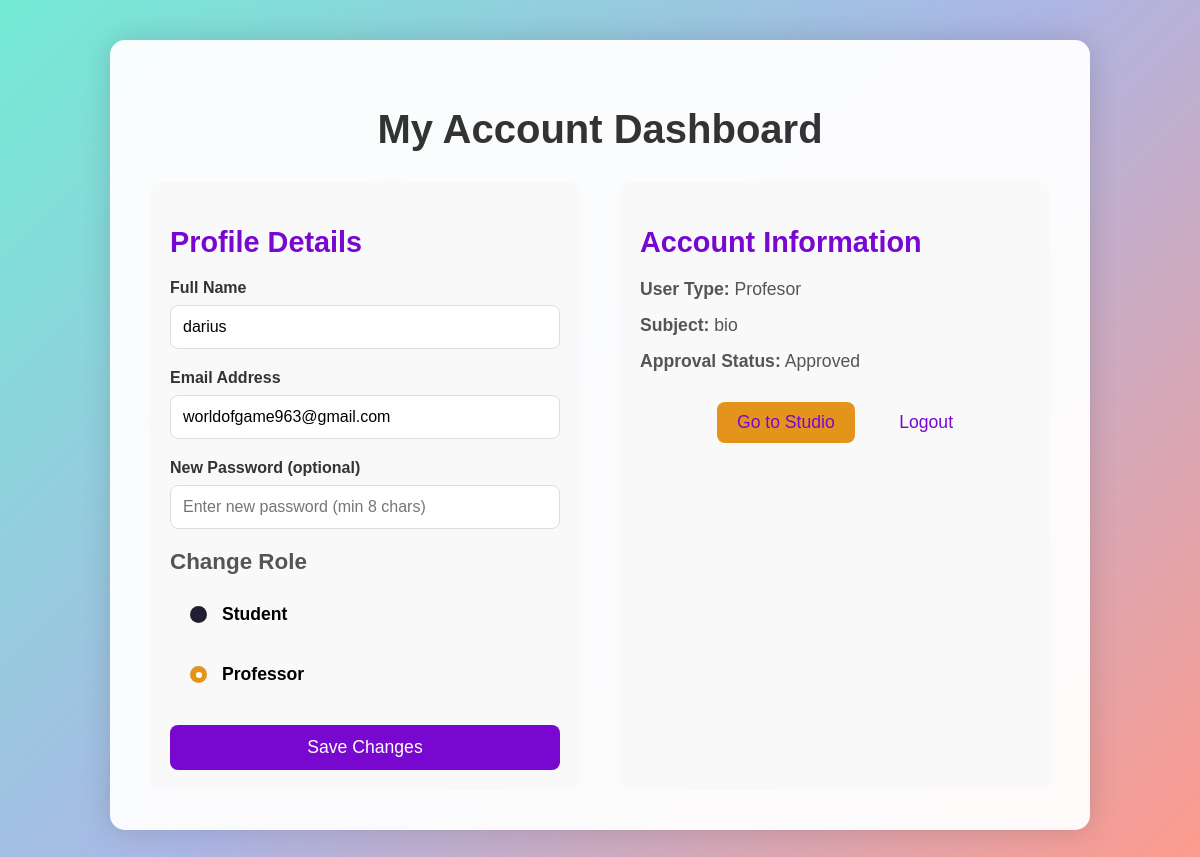
Page /account (signed in) on the committed database.
### models.py (models this page shows, shortened)
class User(db.Model, UserMixin):
    id = db.Column(db.Integer, primary_key=True)
    email = db.Column(db.String(120), unique=True, nullable=False)
    password = db.Column(db.String(120), nullable=False)
    name = db.Column(db.String(120), nullable=True)
    is_admin = db.Column(db.Boolean, default=False)
    user_type = db.Column(db.String(50), nullable=True)
    subject = db.Column(db.String(120), nullable=True)
    is_professor_approved = db.Column(db.Boolean, default=False)
    verification_token = db.Column(db.String(36), nullable=True)
    is_verified = db.Column(db.Boolean, default=False)
    last_login = db.Column(db.DateTime, nullable=True)
    @property
    def is_authenticated(self):
        return True

### AccountPage/routes.py (the view, shortened to what this page needs)
@account_bp.route('/account', methods=['GET', 'POST'])
@login_required
def account():
    user = User.query.get(current_user.id)
    if not user:
        flash('User not found.', 'error')
        return redirect(url_for('landing.index'))
    return render_template('account.html', user=user)

### app.py (called while the page is built)
@login_manager.user_loader
def load_user(user_id):
    user = User.query.get(int(user_id))
    if user and 'user_id' in session:
        user.last_login = datetime.utcnow()
        db.session.commit()
    return user

@app.after_request
def add_header(response):
    response.headers['Cache-Control'] = 'no-store, no-cache, must-revalidate, post-check=0, pre-check=0, max-age=0'
    response.headers['Pragma'] = 'no-cache'
    response.headers['Expires'] = '-1'
    if 'user_id' in session:
        response.set_cookie('logged_in', 'true', max_age=3600, httponly=True)
    else:
        response.set_cookie('logged_in', 'false', max_age=3600, httponly=True)
    return response

### Templates/account.html (shortened to what this page needs)
{% extends "account_base.html" %}
{% block content %}
    <h1>My Account Dashboard</h1>
    <div class="account-wrapper">
        <div class="profile-section">
            <h2>Profile Details</h2>
            <form method="POST">
                <div class="form-group">
                    <label for="name">Full Name</label>
                    <input type="text" id="name" name="name" value="{{ user.name or '' }}" required>
                </div>
                <div class="form-group">
                    <label for="email">Email Address</label>
                    <input type="email" id="email" name="email" value="{{ user.email }}" required>
                </div>
                <div class="form-group">
                    <label for="password">New Password (optional)</label>
                    <input type="password" id="password" name="password" placeholder="Enter new password (min 8 chars)">
                </div>
                <h3>Change Role</h3>
                <div class="radio-input">
                    <label class="label">
                        <input type="radio" id="elev" name="value-radio" value="elev" {% if user.user_type == 'elev' %}checked{% endif %}>
                        <p class="text">Student</p>
                    </label>
                    <label class="label">
                        <input type="radio" id="profesor" name="value-radio" value="profesor" {% if user.user_type == 'profesor' %}checked{% endif %}>
                        <p class="text">Professor</p>
                    </label>
                </div>
                <button type="submit">Save Changes</button>
            </form>
        </div>
        <div class="info-section">
            <h2>Account Information</h2>
            <p><strong>User Type:</strong> {{ user.user_type|capitalize or 'Not set' }}</p>
            <p><strong>Subject:</strong> {{ user.subject or 'Not set' }}</p>
            {% if user.user_type == 'profesor' %}
                <p><strong>Approval Status:</strong>
                    {% if user.is_professor_approved %}Approved{% else %}Pending Approval{% endif %}
                </p>
            {% endif %}
            <div class="actions">
                {% if user.user_type == 'profesor' and user.is_professor_approved %}
                    <a href="{{ url_for('studio.studio') }}" class="studio-link">Go to Studio</a>
                {% endif %}
                <a href="{{ url_for('login.logout') }}" class="logout-link">Logout</a>
            </div>
        </div>
    </div>
{% endblock %}

### static/account/style.css (style rules this page uses)
body { background: linear-gradient(135deg, #74ebd5, #acb6e5, #ff9a8b); min-height: 100vh; margin: 0; padding: 40px; font-family: Arial, sans-serif; }
h1 { text-align: center; color: #333; font-size: 2.5em; margin-bottom: 30px; }
.account-wrapper { display: flex; gap: 40px; }
.profile-section, .info-section { flex: 1; padding: 20px; background: #f9f9f9; border-radius: 10px; }
h2 { color: #7808d0; font-size: 1.8em; margin-bottom: 20px; }
h3 { color: #555; font-size: 1.4em; margin-top: 20px; margin-bottom: 15px; }
.form-group { margin: 20px 0; }
label { display: block; margin-bottom: 8px; font-weight: bold; color: #333; }
input[type="text"], input[type="email"], input[type="password"] { width: 100%; padding: 12px; border: 1px solid #ddd; border-radius: 8px; box-sizing: border-box; font-size: 1em; }
button { background: #7808d0; color: white; padding: 12px 25px; border: none; border-radius: 8px; cursor: pointer; width: 100%; margin-top: 25px; font-size: 1.1em; transition: background 0.3s; }
.info-section p { margin: 15px 0; color: #555; font-size: 1.1em; }
.actions { margin-top: 30px; text-align: center; }
.actions a { color: #7808d0; text-decoration: none; font-size: 1.1em; margin: 0 20px; }
.studio-link { background: #e4941b; color: white; padding: 10px 20px; border-radius: 8px; display: inline-block; }
.radio-input { display: flex; flex-direction: column; gap: 10px; }
.radio-input * { box-sizing: border-box; padding: 0; margin: 0; }
.radio-input label { display: flex; align-items: center; gap: 15px; padding: 0 20px; width: 220px; cursor: pointer; height: 50px; position: relative; }
.radio-input label::before { position: absolute; content: ""; top: 50%; left: 50%; transform: translate(-50%, -50%); width: 220px; height: 45px; z-index: -1; transition: all 0.3s cubic-bezier(0.68, -0.55, 0.265, 1.55); border-radius: 10px; border: 2px solid transparent; }
.radio-input .label:has(input:checked)::before { background-color: #3b2400; border-color: white; height: 50px; }
.radio-input .label .text { color: #000000; font-size: 1.1em; }
.radio-input .label input[type="radio"] { background-color: #202030; appearance: none; width: 17px; height: 17px; border-radius: 50%; display: flex; justify-content: center; align-items: center; }
.radio-input .label input[type="radio"]:checked { background-color: #e4941b; animation: pulse 0.7s forwards; }
.radio-input .label input[type="radio"]::before { content: ""; width: 6px; height: 6px; border-radius: 50%; transition: all 0.1s cubic-bezier(0.165, 0.84, 0.44, 1); background-color: #fff; transform: scale(0); }
.radio-input .label input[type="radio"]:checked::before { transform: scale(1); }

### rows in the picture
User: name "darius", email "worldofgame963@gmail.com", user_type "☐ Student", user_type "☑ Professor", user_type "Profesor", subject "bio"
